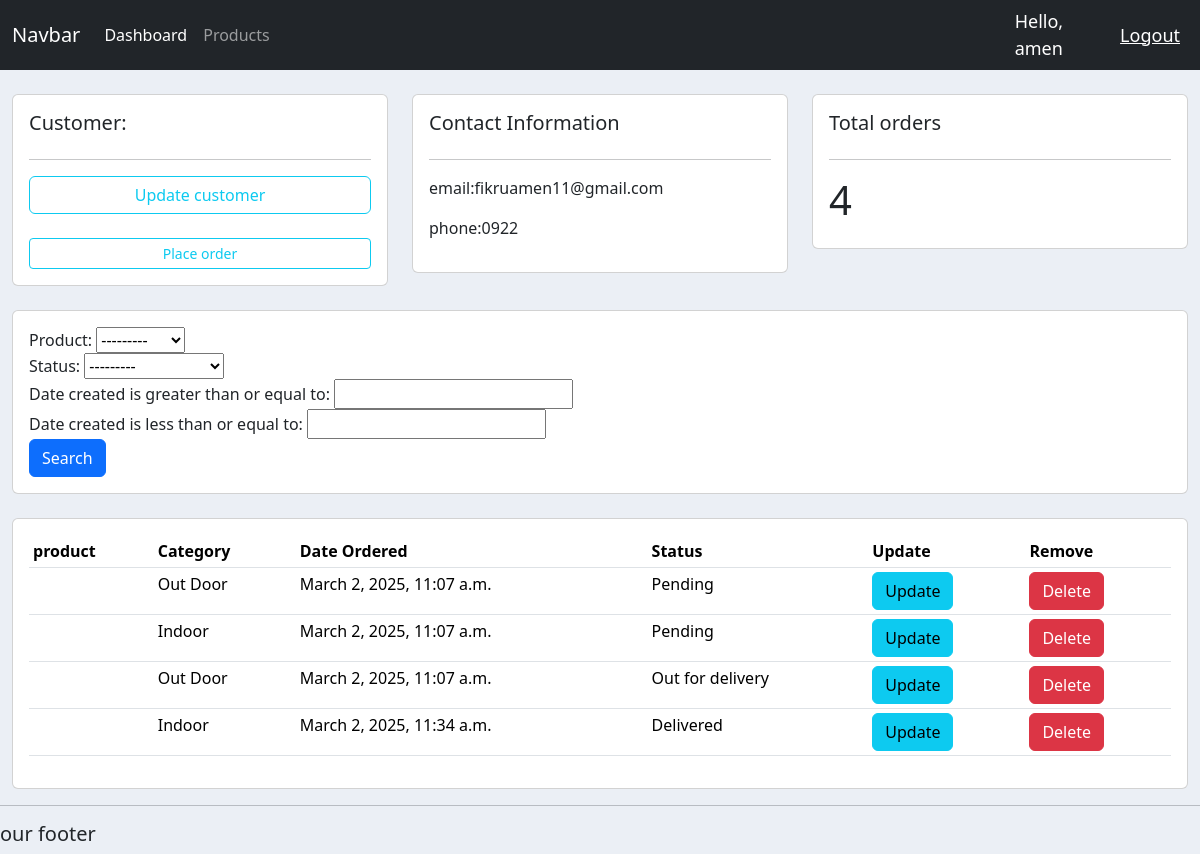
The page /customer/3/ (signed in) on the database its author committed.
### accounts/models.py (models this page shows, shortened)
class Customer(models.Model):
    user = models.OneToOneField(User, null=True, blank=True, on_delete=models.CASCADE)
    name = models.CharField(max_length=200, null=True)
    phone = models.CharField(max_length=20, null=True)
    email = models.CharField(max_length=30, null=True)
    profile_pic = models.ImageField(default="one.png", null=True, blank=True)
    date_created = models.DateTimeField(auto_now_add=True)

class Order(models.Model):
    STATUS = [
        ("Pending", "Pending"),
        ("Out for delivery", "Out for delivery"),
        ("Delivered", "Delivered"),
    ]
    customer = models.ForeignKey(Customer, null=True, on_delete=models.SET_NULL)
    product = models.ForeignKey(Product, null=True, on_delete=models.SET_NULL)
    status = models.CharField(max_length=50, choices=STATUS, null=True)
    date_created = models.DateTimeField(auto_now_add=True)

class Product(models.Model):
    CATEGORY = [("Indoor", "Indoor"), ("Out Door", "Out Door")]
    name = models.CharField(max_length=200, null=True)
    price = models.FloatField(max_length=50, null=True)
    category = models.CharField(max_length=200, choices=CATEGORY, null=True)
    description = models.CharField(max_length=200, blank=True, null=True)
    date_created = models.DateTimeField(auto_now_add=True)
    tag = models.ManyToManyField(Tag)
    def __str__(self):
        return self.name

### accounts/decorators.py (the view)
        def wrapper_func(request, *args, **kwargs):
            group = None
            if request.user.groups.exists():
                group = request.user.groups.all()[0].name
            if group in allowed_roles:
                return view_func(request, *args, **kwargs)
            else:
                return HttpResponseForbidden("You are not allowed to view this page")

### accounts/views.py (called while the page is built)
@login_required(login_url="login")
@allowed_users(allowed_roles=["admin"])
def customer(request, pk_test):
    customer = Customer.objects.get(id=pk_test)
    orders = customer.order_set.all()
    order_count = orders.count()
    myFilter = OrderFilter(request.GET, queryset=orders)
    orders = myFilter.qs
    context = {
        "customer": customer,
        "orders": orders,
        "order_count": order_count,
        "myFilter": myFilter,
    }
    return render(request, "accounts/customer.html", context)

### accounts/templates/accounts/customer.html
{%extends 'accounts/main.html'%} {% block content%}
<br />
<div class="row">
  <div class="col-md">
    <div class="card card-body">
      <h5>Customer:</h5>
      <hr />
      <a class="btn btn-outline-info btn-block" href="">Update customer</a>
      <br />
      <a
        class="btn btn-outline-info btn-sm btn-block"
        href="{% url 'create_order' customer.id %}"
        >Place order</a
      >
    </div>
  </div>
  <div class="col-md">
    <div class="card card-body">
      <h5>Contact Information</h5>
      <hr />
      <p>email:{{customer.email}}</p>
      <p>phone:{{customer.phone}}</p>
    </div>
  </div>
  <div class="col-md">
    <div class="card card-body">
      <h5>Total orders</h5>
      <hr />
      <h1 sytyle="text-align:content;padding:10px">{{order_count}}</h1>
    </div>
  </div>
</div>
<br />
<div class="row">
  <div class="col">
    <div class="card card-body">
      <form method="get">
        {{ myFilter.form }}
        <button class="btn btn-primary" type="submit">Search</button>
      </form>
    </div>
  </div>
</div>
<br />
<div class="row">
  <div class="col-md">
    <div class="card card-body">
      <table class="table table-sm">
        <tr>
          <th>product</th>
          <th>Category</th>
          <th>Date Ordered</th>
          <th>Status</th>
          <th>Update</th>
          <th>Remove</th>
        </tr>
        {%for order in orders%}
        <tr>
          <td>{{order.prouct}}</td>
          <td>{{order.product.category}}</td>
          <td>{{order.date_created}}</td>
          <td>{{order.status}}</td>
          <td>
            <a class="btn btn-info" href="{% url 'update_order' order.id %}"
              >Update</a
            >
          </td>
          <td>
            <a class="btn btn-danger" href="{% url 'delete_order' order.id %}"
              >Delete</a
            >
          </td>
        </tr>
        {%endfor%}
      </table>
    </div>
  </div>
</div>
{%endblock%}

### accounts/templates/accounts/navbar.html (shortened to what this page needs)
{% load static%}
<nav class="navbar navbar-expand-lg bg-dark navbar-dark">
  <div class="container-fluid">
    <a class="navbar-brand" href="#">Navbar</a>
    <div class="collapse navbar-collapse" id="navbarNav">
      <ul class="navbar-nav">
        {% if request.user.is_staff %}
        <li class="nav-item">
          <a class="nav-link active" aria-current="page" href="{% url 'home' %}"
            >Dashboard</a
          >
        </li>
        <li class="nav-item">
          <a class="nav-link" href="{% url 'products' %}">Products</a>
        </li>
        {% else %}
        <li class="nav-item">
          <a class="nav-link" href="{% url 'account' %}"> Setting</a>
        </li>
        {%endif%}
      </ul>
    </div>
  </div>
  <span class="hello-msg">Hello, {{request.user}}</span>
  <span><a class="hello-msg" href="{% url 'logout' %}">Logout</a></span>
</nav>

### static/css/main.css (style rules this page uses)
body { background-color: #ebeff5; }

### accounts/templates/accounts/main.html (style rules this page uses)
body { background-color: #ebeff5; }

### accounts/templates/accounts/navbar.html (style rules this page uses)
.hello-msg { font-size: 18px; color: #fff; margin-right: 20px; }

### rows shown on the page
Customer: email "fikruamen11@gmail.com", phone "0922"
Order: product.category "Out Door", date_created "March 2, 2025, 11:07 a.m.", status "Pending"
Order: product.category "Indoor", date_created "March 2, 2025, 11:07 a.m.", status "Pending"
Order: product.category "Out Door", date_created "March 2, 2025, 11:07 a.m.", status "Out for delivery"
Order: product.category "Indoor", date_created "March 2, 2025, 11:34 a.m.", status "Delivered"

### other values the page prints
{{ request.user }} "amen"
{{ order_count }} "4"
